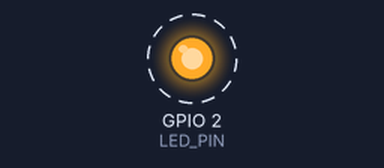
The sketch below on a simulated ESP32. Shown: output pins drawn as LEDs (lit = HIGH). Dashed ring = blinking.

Above: at 0.1 s.
Timing chart, 0 to 3.0 s (numbered marks = the images above):
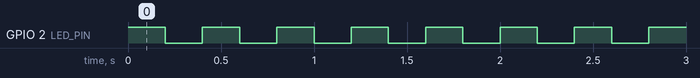

The sketch:

FreeRTOS_00_Task.ino
```cpp
// Force the use of only one core
// aap_cpu is an already defined variable
//---------------------------------------
#if CONFIG_FREERTOS_UNICORE
  static const BaseType_t app_cpu = 0;
#else
  static const BaseType_t app_cpu = 1;
#endif


#define LED_PIN 2

TaskHandle_t toggleLEDHandle = NULL;

void setup() {
  // put your setup code here, to run once:
  Serial.begin(115200);

  pinMode(LED_PIN, OUTPUT);

  xTaskCreatePinnedToCore(toggleLED, "LED Toglle", 1024, NULL, 1, &toggleLEDHandle, app_cpu);
  //vTaskStartScheduler();
}

void loop() {
  // put your main code here, to run repeatedly:

}

// TASKS
void toggleLED(void *param){
  for(;;){
    digitalWrite(LED_PIN, HIGH);
    vTaskDelay(200 / portTICK_PERIOD_MS);
    digitalWrite(LED_PIN, LOW);
    vTaskDelay(200 / portTICK_PERIOD_MS);
  }
}
```

Measured:
- by itself, GPIO 2 (LED_PIN): alternates HIGH for 0.20 s and LOW for 0.20 s
